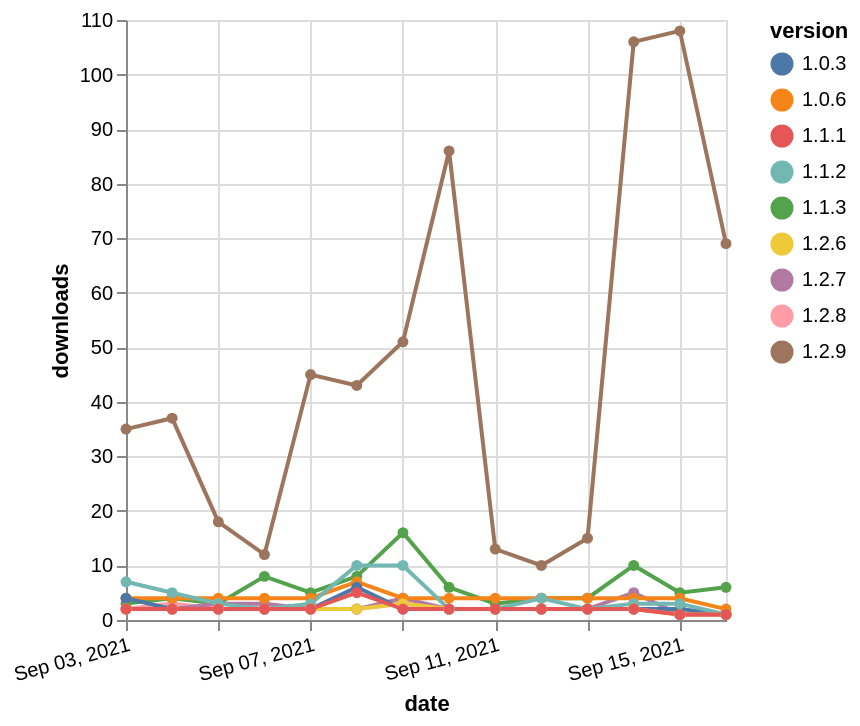

Express this chart as Vega-Lite.
### Vega-Lite specification from a JSON file in a GitHub repository (floating-point values rounded to 4 significant figures)
{"$schema": "https://vega.github.io/schema/vega-lite/v5.json", "description": "A simple bar chart with embedded data.", "data": {"values": [{"date": "2021-09-03", "total": 2901, "delta": 2, "version": "1.2.8"}, {"date": "2021-09-04", "total": 2904, "delta": 3, "version": "1.2.8"}, {"date": "2021-09-05", "total": 2906, "delta": 2, "version": "1.2.8"}, {"date": "2021-09-06", "total": 2908, "delta": 2, "version": "1.2.8"}, {"date": "2021-09-07", "total": 2910, "delta": 2, "version": "1.2.8"}, {"date": "2021-09-08", "total": 2912, "delta": 2, "version": "1.2.8"}, {"date": "2021-09-09", "total": 2915, "delta": 3, "version": "1.2.8"}, {"date": "2021-09-10", "total": 2917, "delta": 2, "version": "1.2.8"}, {"date": "2021-09-11", "total": 2919, "delta": 2, "version": "1.2.8"}, {"date": "2021-09-12", "total": 2921, "delta": 2, "version": "1.2.8"}, {"date": "2021-09-13", "total": 2923, "delta": 2, "version": "1.2.8"}, {"date": "2021-09-14", "total": 2925, "delta": 2, "version": "1.2.8"}, {"date": "2021-09-15", "total": 2926, "delta": 1, "version": "1.2.8"}, {"date": "2021-09-16", "total": 2927, "delta": 1, "version": "1.2.8"}, {"date": "2021-09-03", "total": 13786, "delta": 3, "version": "1.1.3"}, {"date": "2021-09-04", "total": 13790, "delta": 4, "version": "1.1.3"}, {"date": "2021-09-05", "total": 13793, "delta": 3, "version": "1.1.3"}, {"date": "2021-09-06", "total": 13801, "delta": 8, "version": "1.1.3"}, {"date": "2021-09-07", "total": 13806, "delta": 5, "version": "1.1.3"}, {"date": "2021-09-08", "total": 13814, "delta": 8, "version": "1.1.3"}, {"date": "2021-09-09", "total": 13830, "delta": 16, "version": "1.1.3"}, {"date": "2021-09-10", "total": 13836, "delta": 6, "version": "1.1.3"}, {"date": "2021-09-11", "total": 13839, "delta": 3, "version": "1.1.3"}, {"date": "2021-09-12", "total": 13843, "delta": 4, "version": "1.1.3"}, {"date": "2021-09-13", "total": 13847, "delta": 4, "version": "1.1.3"}, {"date": "2021-09-14", "total": 13857, "delta": 10, "version": "1.1.3"}, {"date": "2021-09-15", "total": 13862, "delta": 5, "version": "1.1.3"}, {"date": "2021-09-16", "total": 13868, "delta": 6, "version": "1.1.3"}, {"date": "2021-09-03", "total": 16837, "delta": 35, "version": "1.2.9"}, {"date": "2021-09-04", "total": 16874, "delta": 37, "version": "1.2.9"}, {"date": "2021-09-05", "total": 16892, "delta": 18, "version": "1.2.9"}, {"date": "2021-09-06", "total": 16904, "delta": 12, "version": "1.2.9"}, {"date": "2021-09-07", "total": 16949, "delta": 45, "version": "1.2.9"}, {"date": "2021-09-08", "total": 16992, "delta": 43, "version": "1.2.9"}, {"date": "2021-09-09", "total": 17043, "delta": 51, "version": "1.2.9"}, {"date": "2021-09-10", "total": 17129, "delta": 86, "version": "1.2.9"}, {"date": "2021-09-11", "total": 17142, "delta": 13, "version": "1.2.9"}, {"date": "2021-09-12", "total": 17152, "delta": 10, "version": "1.2.9"}, {"date": "2021-09-13", "total": 17167, "delta": 15, "version": "1.2.9"}, {"date": "2021-09-14", "total": 17273, "delta": 106, "version": "1.2.9"}, {"date": "2021-09-15", "total": 17381, "delta": 108, "version": "1.2.9"}, {"date": "2021-09-16", "total": 17450, "delta": 69, "version": "1.2.9"}, {"date": "2021-09-03", "total": 2368, "delta": 2, "version": "1.2.7"}, {"date": "2021-09-04", "total": 2370, "delta": 2, "version": "1.2.7"}, {"date": "2021-09-05", "total": 2373, "delta": 3, "version": "1.2.7"}, {"date": "2021-09-06", "total": 2376, "delta": 3, "version": "1.2.7"}, {"date": "2021-09-07", "total": 2378, "delta": 2, "version": "1.2.7"}, {"date": "2021-09-08", "total": 2380, "delta": 2, "version": "1.2.7"}, {"date": "2021-09-09", "total": 2384, "delta": 4, "version": "1.2.7"}, {"date": "2021-09-10", "total": 2386, "delta": 2, "version": "1.2.7"}, {"date": "2021-09-11", "total": 2388, "delta": 2, "version": "1.2.7"}, {"date": "2021-09-12", "total": 2390, "delta": 2, "version": "1.2.7"}, {"date": "2021-09-13", "total": 2392, "delta": 2, "version": "1.2.7"}, {"date": "2021-09-14", "total": 2397, "delta": 5, "version": "1.2.7"}, {"date": "2021-09-15", "total": 2398, "delta": 1, "version": "1.2.7"}, {"date": "2021-09-16", "total": 2399, "delta": 1, "version": "1.2.7"}, {"date": "2021-09-03", "total": 5786, "delta": 4, "version": "1.0.6"}, {"date": "2021-09-04", "total": 5790, "delta": 4, "version": "1.0.6"}, {"date": "2021-09-05", "total": 5794, "delta": 4, "version": "1.0.6"}, {"date": "2021-09-06", "total": 5798, "delta": 4, "version": "1.0.6"}, {"date": "2021-09-07", "total": 5802, "delta": 4, "version": "1.0.6"}, {"date": "2021-09-08", "total": 5809, "delta": 7, "version": "1.0.6"}, {"date": "2021-09-09", "total": 5813, "delta": 4, "version": "1.0.6"}, {"date": "2021-09-10", "total": 5817, "delta": 4, "version": "1.0.6"}, {"date": "2021-09-11", "total": 5821, "delta": 4, "version": "1.0.6"}, {"date": "2021-09-12", "total": 5825, "delta": 4, "version": "1.0.6"}, {"date": "2021-09-13", "total": 5829, "delta": 4, "version": "1.0.6"}, {"date": "2021-09-14", "total": 5833, "delta": 4, "version": "1.0.6"}, {"date": "2021-09-15", "total": 5837, "delta": 4, "version": "1.0.6"}, {"date": "2021-09-16", "total": 5839, "delta": 2, "version": "1.0.6"}, {"date": "2021-09-03", "total": 4402, "delta": 4, "version": "1.0.3"}, {"date": "2021-09-04", "total": 4404, "delta": 2, "version": "1.0.3"}, {"date": "2021-09-05", "total": 4406, "delta": 2, "version": "1.0.3"}, {"date": "2021-09-06", "total": 4408, "delta": 2, "version": "1.0.3"}, {"date": "2021-09-07", "total": 4410, "delta": 2, "version": "1.0.3"}, {"date": "2021-09-08", "total": 4416, "delta": 6, "version": "1.0.3"}, {"date": "2021-09-09", "total": 4418, "delta": 2, "version": "1.0.3"}, {"date": "2021-09-10", "total": 4420, "delta": 2, "version": "1.0.3"}, {"date": "2021-09-11", "total": 4422, "delta": 2, "version": "1.0.3"}, {"date": "2021-09-12", "total": 4424, "delta": 2, "version": "1.0.3"}, {"date": "2021-09-13", "total": 4426, "delta": 2, "version": "1.0.3"}, {"date": "2021-09-14", "total": 4428, "delta": 2, "version": "1.0.3"}, {"date": "2021-09-15", "total": 4430, "delta": 2, "version": "1.0.3"}, {"date": "2021-09-16", "total": 4431, "delta": 1, "version": "1.0.3"}, {"date": "2021-09-03", "total": 8523, "delta": 7, "version": "1.1.2"}, {"date": "2021-09-04", "total": 8528, "delta": 5, "version": "1.1.2"}, {"date": "2021-09-05", "total": 8531, "delta": 3, "version": "1.1.2"}, {"date": "2021-09-06", "total": 8533, "delta": 2, "version": "1.1.2"}, {"date": "2021-09-07", "total": 8536, "delta": 3, "version": "1.1.2"}, {"date": "2021-09-08", "total": 8546, "delta": 10, "version": "1.1.2"}, {"date": "2021-09-09", "total": 8556, "delta": 10, "version": "1.1.2"}, {"date": "2021-09-10", "total": 8558, "delta": 2, "version": "1.1.2"}, {"date": "2021-09-11", "total": 8560, "delta": 2, "version": "1.1.2"}, {"date": "2021-09-12", "total": 8564, "delta": 4, "version": "1.1.2"}, {"date": "2021-09-13", "total": 8566, "delta": 2, "version": "1.1.2"}, {"date": "2021-09-14", "total": 8569, "delta": 3, "version": "1.1.2"}, {"date": "2021-09-15", "total": 8572, "delta": 3, "version": "1.1.2"}, {"date": "2021-09-16", "total": 8573, "delta": 1, "version": "1.1.2"}, {"date": "2021-09-03", "total": 1927, "delta": 2, "version": "1.2.6"}, {"date": "2021-09-04", "total": 1929, "delta": 2, "version": "1.2.6"}, {"date": "2021-09-05", "total": 1931, "delta": 2, "version": "1.2.6"}, {"date": "2021-09-06", "total": 1933, "delta": 2, "version": "1.2.6"}, {"date": "2021-09-07", "total": 1935, "delta": 2, "version": "1.2.6"}, {"date": "2021-09-08", "total": 1937, "delta": 2, "version": "1.2.6"}, {"date": "2021-09-09", "total": 1940, "delta": 3, "version": "1.2.6"}, {"date": "2021-09-10", "total": 1942, "delta": 2, "version": "1.2.6"}, {"date": "2021-09-11", "total": 1944, "delta": 2, "version": "1.2.6"}, {"date": "2021-09-12", "total": 1946, "delta": 2, "version": "1.2.6"}, {"date": "2021-09-13", "total": 1948, "delta": 2, "version": "1.2.6"}, {"date": "2021-09-14", "total": 1950, "delta": 2, "version": "1.2.6"}, {"date": "2021-09-15", "total": 1951, "delta": 1, "version": "1.2.6"}, {"date": "2021-09-16", "total": 1952, "delta": 1, "version": "1.2.6"}, {"date": "2021-09-03", "total": 4589, "delta": 2, "version": "1.1.1"}, {"date": "2021-09-04", "total": 4591, "delta": 2, "version": "1.1.1"}, {"date": "2021-09-05", "total": 4593, "delta": 2, "version": "1.1.1"}, {"date": "2021-09-06", "total": 4595, "delta": 2, "version": "1.1.1"}, {"date": "2021-09-07", "total": 4597, "delta": 2, "version": "1.1.1"}, {"date": "2021-09-08", "total": 4602, "delta": 5, "version": "1.1.1"}, {"date": "2021-09-09", "total": 4604, "delta": 2, "version": "1.1.1"}, {"date": "2021-09-10", "total": 4606, "delta": 2, "version": "1.1.1"}, {"date": "2021-09-11", "total": 4608, "delta": 2, "version": "1.1.1"}, {"date": "2021-09-12", "total": 4610, "delta": 2, "version": "1.1.1"}, {"date": "2021-09-13", "total": 4612, "delta": 2, "version": "1.1.1"}, {"date": "2021-09-14", "total": 4614, "delta": 2, "version": "1.1.1"}, {"date": "2021-09-15", "total": 4615, "delta": 1, "version": "1.1.1"}, {"date": "2021-09-16", "total": 4616, "delta": 1, "version": "1.1.1"}]}, "width": "container", "mark": {"type": "line", "point": {"filled": true}}, "encoding": {"x": {"field": "date", "type": "temporal", "timeUnit": "yearmonthdate", "title": "date", "axis": {"labelAngle": -15}}, "y": {"field": "delta", "type": "quantitative", "title": "downloads"}, "color": {"field": "version", "type": "nominal"}, "tooltip": {"field": "delta"}}}
